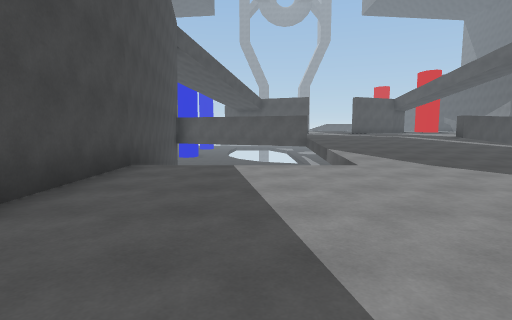
[1] (above)

16 first-person views from a walk through a Unity game level. The camera is 1.4 m above the floor, tilts 6° down and sees 80° across. The floor is counted in squares, 2 m on a side. Each view is taken from the middle of a square. On the plan, view 1 faces up. The plan holds only what a view shows up to about 10 squares ahead; the rest is blank. The place goes on beyond the plan. The player is left out. Some animated figures are not drawn.

[2]
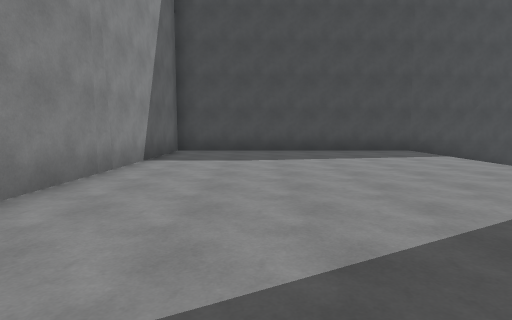

[3]
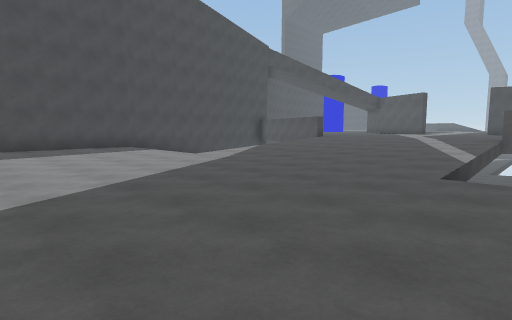

[4]
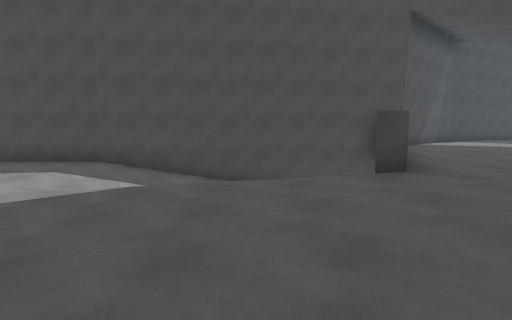

[5]
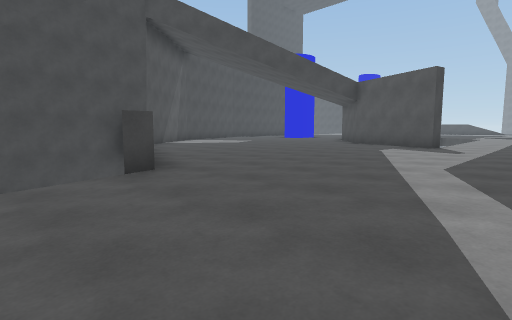

[6]
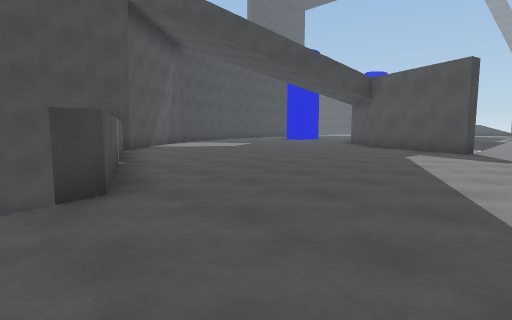

[7]
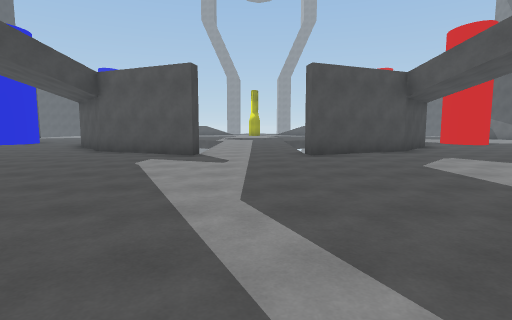

[8]
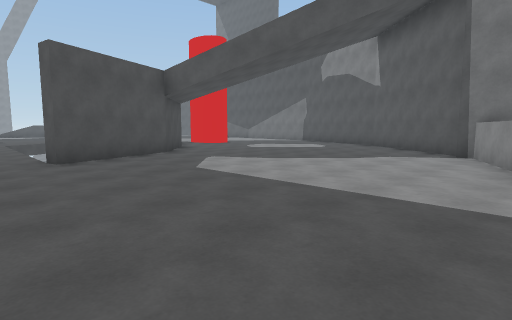

[9]
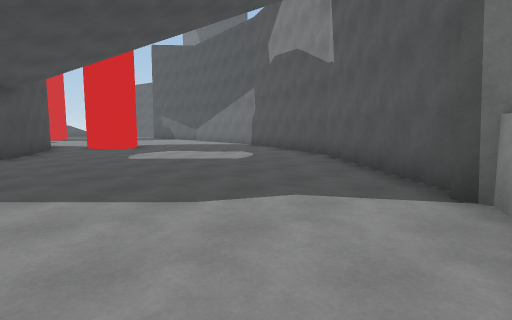

[10]
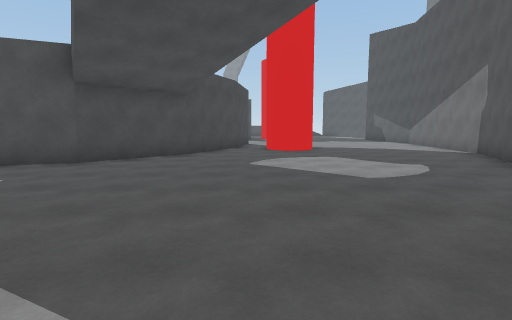

[11]
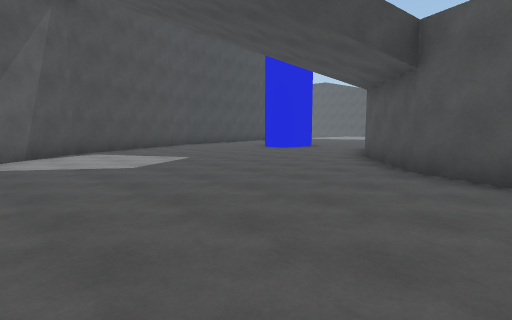

[12]
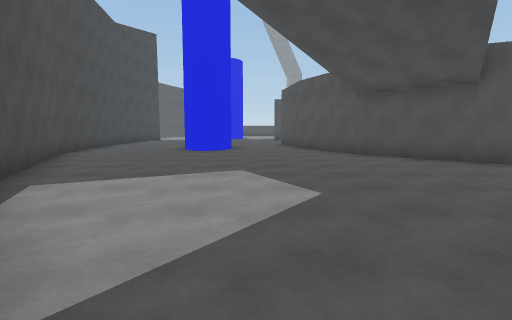

[13]
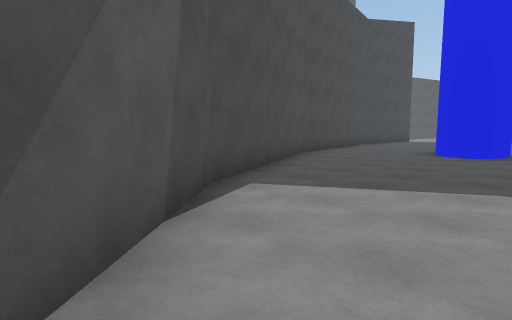

[14]
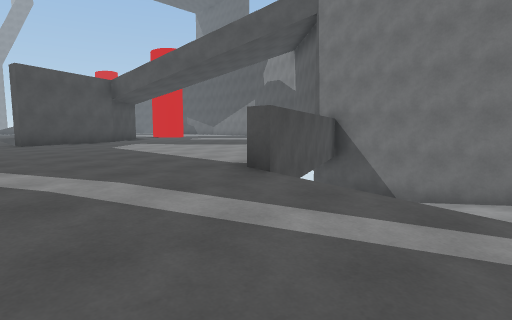

[15]
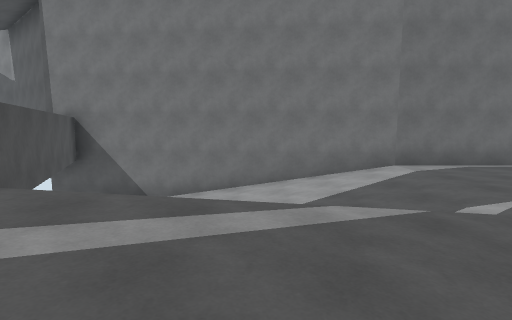

[16]
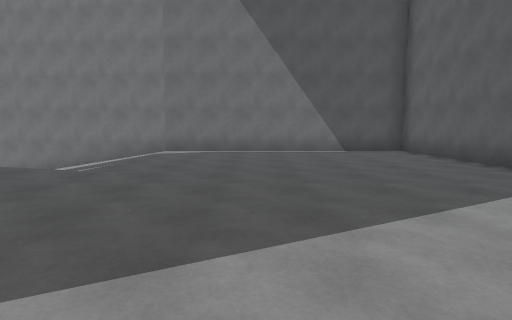

### Floor plan
Key: @ floor where view 1 was taken; # wall or solid block; . main floor; - floor 0.25 m lower than the main floor; _ floor 0.5 m lower than the main floor; < floor 0.75 m lower than the main floor; / step, stairs or slope; v drop or lower ground.
Columns run from 10 left of view 1 to 20 right of it. Each row starts with its distance up from view 1.
 25 #...##..##           ##.##....#
 24 #........#           #........#
 23 #........##         ##.......##
 22 ##........##  ...  ##........#
 21  #.........## ...###........##
 20  ##..........#...#..........#
 19   #.........................#
 18   ##.......................##
 17    ##.....................##
 16     ##...................##
 15      #..................##
 14      ## /..............##
 13       #/ /..........// #
 12       #/   /#.....#    #
 11       #/    /-----v   /#
 10       ##    /-----/  //#
  9        #/   /_____/  //#
  8        #//  /_____/ ///#
  7        #/////_____/////#
  6        #/////<<<<</////#
  5        #<<<<<<<<<<<<<<<#
  4        #<<<<<<<<<<<<<<<#
  3        #<<<<<<<<<<<<<<<#
  2        #<<<<<<<<<<<<<<<#
  1        #<<<<<<<<<<<<<<<#
  0        #<<@<<<<<<<<<<<<#
 -1        #<<<<<<<< <<<<<<#
 -2        ########   ######

Positions as (right, up) in squares from view 1, and headings:
1: (0, 0), facing up
2: (7, 1), facing left
3: (9, 1), facing up-left
4: (6, 10), facing left
5: (6, 10), facing up-left
6: (5, 11), facing up-left
7: (5, 12), facing up
8: (5, 13), facing up-right
9: (10, 14), facing up-right
10: (13, 15), facing up
11: (2, 16), facing up-left
12: (-4, 15), facing up
13: (-4, 16), facing up-left
14: (5, 9), facing up-right
15: (5, 9), facing right
16: (3, 3), facing right
